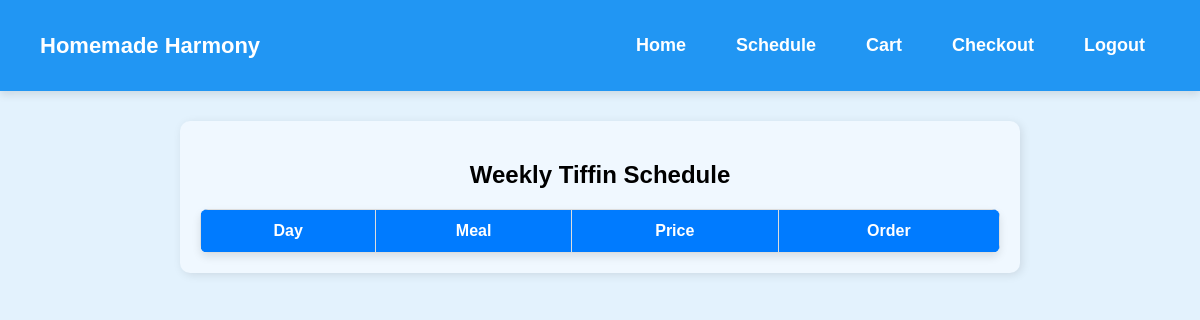
/schedule.php (signed in), run on an earlier commit of the app's database.
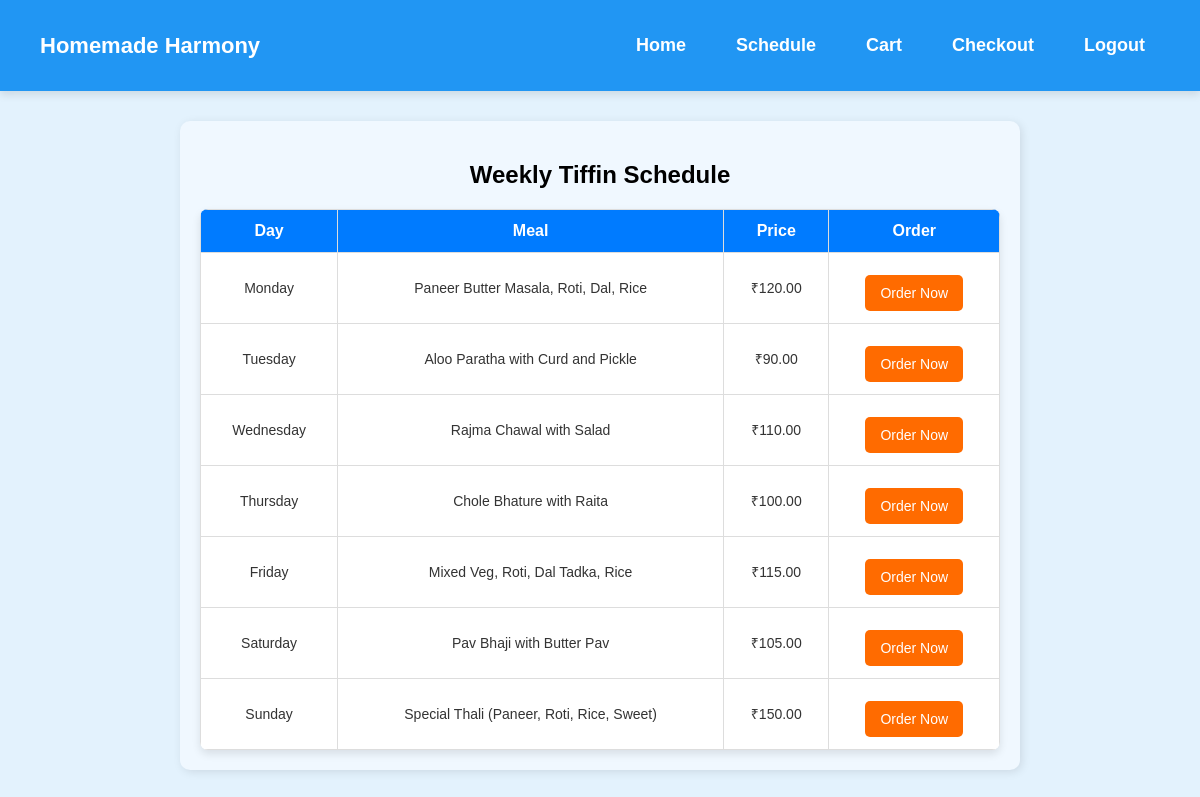
And on a later commit of the database.
### tables this page shows
CREATE TABLE `schedule` (
  `id` int(11) NOT NULL,
  `day` varchar(20) NOT NULL,
  `meal` varchar(255) NOT NULL,
  `price` decimal(10,2) NOT NULL
);

### schedule.php (the view, shortened to what this page needs)
<?php
include 'php/config.php';
?>
<!DOCTYPE html>
<html lang="en">
<head>
    <link rel="stylesheet" href="css/styles.css">
</head>
<body>
<header>
    <nav class="navbar">
        <a href="#" class="website-name">Homemade Harmony</a>
        <div class="nav-links">
            <a href="index.php">Home</a>
            <a href="schedule.php">Schedule</a>
            <a href="cart.php">Cart</a>
            <a href="checkout.php">Checkout</a>
            <a href="logout.php">Logout</a>
        </div>
    </nav>
</header>
<div class="schedule-container">
    <h2>Weekly Tiffin Schedule</h2>
    <table class="schedule-table">
        <thead>
            <tr>
                <th>Day</th>
                <th>Meal</th>
                <th>Price</th>
                <th>Order</th>
            </tr>
        </thead>
        <tbody>
        <?php
            $result = $conn->query("SELECT * FROM schedule ORDER BY id ASC");
            while ($row = $result->fetch_assoc()) {
                echo '<tr>
                        <td>' . htmlspecialchars($row['day']) . '</td>
                        <td>' . htmlspecialchars($row['meal']) . '</td>
                        <td>₹' . htmlspecialchars($row['price']) . '</td>
                        <td><button class="order-now" data-id="' . $row['id'] . '">Order Now</button></td>
                      </tr>';
            }
        ?>
        </tbody>
    </table>
</div>
</body>
</html>

### css/styles.css (style rules this page uses)
body { font-family: Arial, sans-serif; background-color: #e3f2fd; margin: 0; padding: 0; text-align: center; }
header { background-color: #2196f3; color: white; padding: 15px 20px; font-size: 24px; text-align: center; font-weight: bold; box-shadow: 0px 4px 8px rgba(0, 0, 0, 0.1); }
.navbar { background: #2196f3; padding: 12px 20px; display: flex; justify-content: space-between; align-items: center; }
.navbar .website-name { font-size: 22px; font-weight: bold; color: white; text-decoration: none; }
.navbar .nav-links { display: flex; gap: 20px; }
.navbar .nav-links a { color: white; text-decoration: none; font-size: 18px; padding: 8px 15px; border-radius: 5px; transition: background 0.3s ease; }
.schedule-container { width: 90%; max-width: 800px; margin: 30px auto; background: #f0f8ff; padding: 20px; border-radius: 10px; box-shadow: 2px 2px 10px rgba(0, 0, 0, 0.1); }
.order-now { background: #ff6b00; color: white; padding: 10px 15px; border: none; cursor: pointer; border-radius: 5px; font-size: 14px; transition: 0.3s; margin-top: 10px; }
.schedule-table { width: 100%; border-collapse: collapse; background: white; border-radius: 8px; overflow: hidden; box-shadow: 0px 4px 8px rgba(0, 0, 0, 0.1); }
.schedule-table th, .schedule-table td { padding: 12px; border: 1px solid #ddd; text-align: center; }
.schedule-table th { background: #007bff; color: white; font-size: 16px; }
.schedule-table td { font-size: 14px; color: #333; }

What changed in the data, as far as the page shows it:
added schedule: day "Monday", meal "Paneer Butter Masala, Roti, Dal, Rice", price "120.00"
added schedule: day "Tuesday", meal "Aloo Paratha with Curd and Pickle", price "90.00"
added schedule: day "Wednesday", meal "Rajma Chawal with Salad", price "110.00"
added schedule: day "Thursday", meal "Chole Bhature with Raita", price "100.00"
added schedule: day "Friday", meal "Mixed Veg, Roti, Dal Tadka, Rice", price "115.00"
added schedule: day "Saturday", meal "Pav Bhaji with Butter Pav", price "105.00"
added schedule: day "Sunday", meal "Special Thali (Paneer, Roti, Rice, Sweet)", price "150.00"
